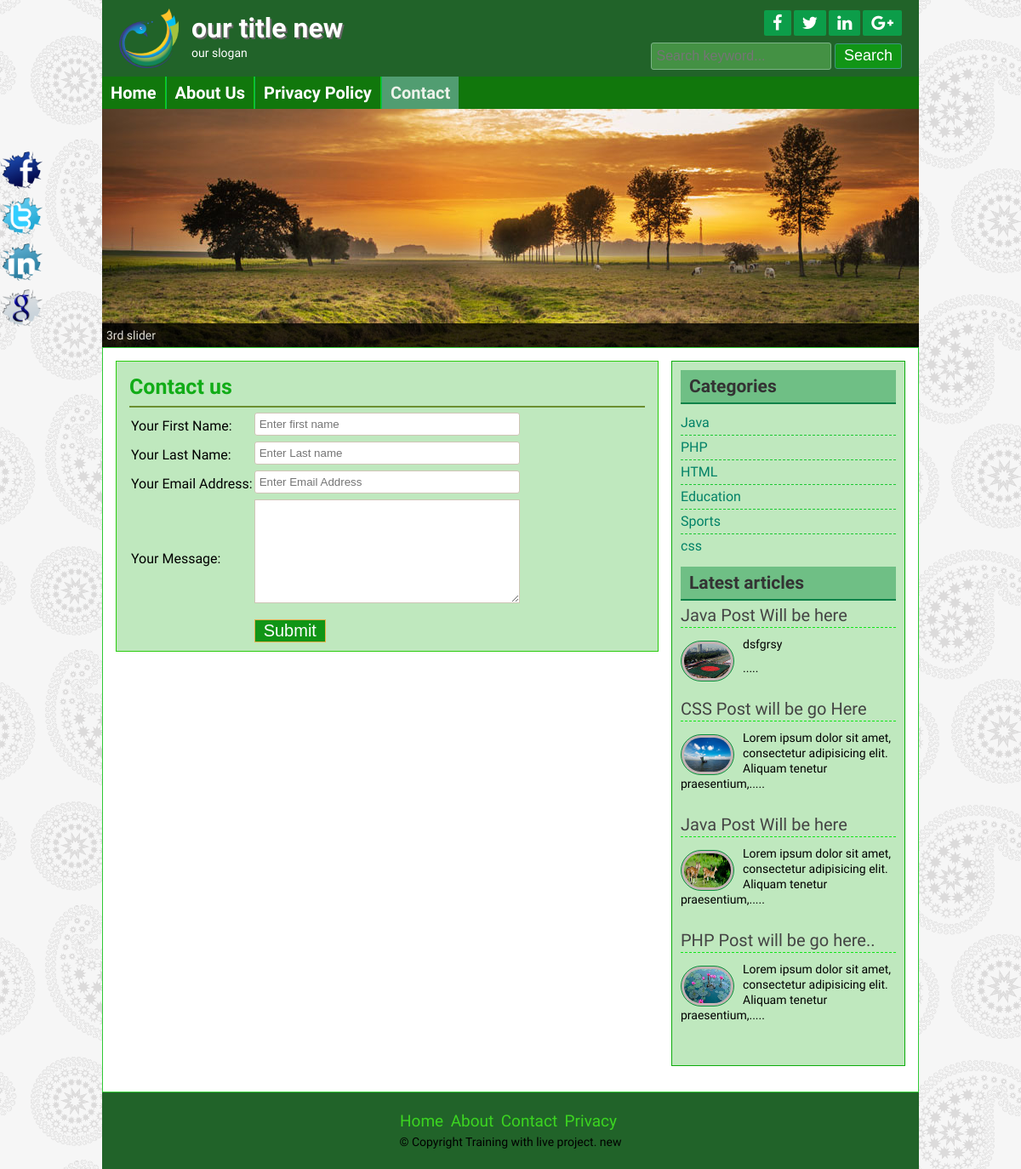
The page /contact.php on the database its author committed.
### tables this page shows
CREATE TABLE IF NOT EXISTS `title_slogan` (
  `id` int(11) NOT NULL AUTO_INCREMENT,
  `title` varchar(255) NOT NULL,
  `slogan` varchar(255) NOT NULL,
  `logo` varchar(255) NOT NULL,
  PRIMARY KEY (`id`)
);

CREATE TABLE IF NOT EXISTS `add_page` (
  `id` int(11) NOT NULL AUTO_INCREMENT,
  `name` varchar(255) NOT NULL,
  `body` text NOT NULL,
  PRIMARY KEY (`id`)
);

CREATE TABLE IF NOT EXISTS `tbl_category` (
  `id` bigint(20) NOT NULL AUTO_INCREMENT,
  `name` varchar(50) NOT NULL,
  PRIMARY KEY (`id`)
);

CREATE TABLE IF NOT EXISTS `tbl_post` (
  `id` int(11) NOT NULL AUTO_INCREMENT,
  `cat` bigint(20) DEFAULT NULL,
  `titel` varchar(255) NOT NULL,
  `body` text NOT NULL,
  `image` varchar(255) NOT NULL,
  `author` varchar(50) NOT NULL,
  `tags` varchar(255) NOT NULL,
  `date` timestamp NOT NULL,
  `userid` int(11) NOT NULL,
  PRIMARY KEY (`id`),
  KEY `tbl_post_cat_foreign` (`cat`)
);

CREATE TABLE IF NOT EXISTS `tbl_footer` (
  `id` int(11) NOT NULL AUTO_INCREMENT,
  `name` varchar(255) NOT NULL,
  PRIMARY KEY (`id`)
);

### lib/Database.php (called while the page is built, shortened)
<?php
Class Database{
	public $host   = DB_HOST;
	public $user   = DB_USER;
	public $pass   = DB_PASS;
	public $dbname = DB_NAME;
	public $link;
	public function connectDB(){
	$this->link = new mysqli($this->host, $this->user, $this->pass, $this->dbname);
 }
	public function select($sql){
		$result = $this->link->query($sql) or die($this->link->error.__LINE__);
		if($result->num_rows > 0){
			return $result;
		} else {
			return false;
		}
	}
}

### helpers/Format.php (called while the page is built, shortened)
<?php
$path=dirname(realpath(__FILE__));
include_once $path.'/../lib/Database.php';
class Format
{
	public function textShorten($text, $limit = 400){
		$text = $text." ";
		$text = substr($text,0,$limit);
		$text = substr($text, 0, strrpos($text," "));
		$text=$text.".....";
		return $text;
	}
	public function title(){
       $data=$_SERVER['SCRIPT_FILENAME'];
       $data=basename($data, '.php');
       $data = ucfirst($data);
      if ($data == 'Index') {
      	return "Home";
      }else{
      	return $data;
      }
	}
}
?>

### inc/slider.php (the view, shortened to what this page needs)
<div class="slidersection templete clear">
        <div id="slider">
        <?php
        $query="SELECT * from tbl_slider order by id desc";
      $category=$db->select($query);
      if ($category) {
       while ($result=$category->fetch_assoc()) {
        ?>
            <a href="#"><img src="admin/<?php echo $result['image'];
            ?>" /></a>
       <?php } }?>
        </div>
        </div>

### inc/header.php (shortened to what this page needs)
<?php
	$path= dirname(realpath(__FILE__));
	include $path.'/../lib/Database.php';
	include $path.'/../helpers/Format.php';
	$db = new Database();
	$fm = new Format();
?>
<!DOCTYPE html>
<html>
<head>
	<?php include 'scripts/css.php';?>
</head>
<body>
<div class="headersection templete clear">
<a href="index.php">
	<div class="logo">
		<?php
		$query="SELECT * from  title_slogan where id='1'";
		$result=$db->select($query);
		if ($result) {
			$data=$result->fetch_assoc();
			?>
			<img src="admin/<?php echo $data['logo'];?>" alt="Logo"/>
			<h2><?php echo $data['title'];?></h2>
			<p><?php echo $data['slogan'];?></p>
		<?php }?>
	</div>
</a>
<div class="social clear">
	<div class="icon clear">
		<a href="#" target="_blank"><i class="fa fa-facebook"></i></a>
		<a href="#" target="_blank"><i class="fa fa-twitter"></i></a>
		<a href="#" target="_blank"><i class="fa fa-linkedin"></i></a>
		<a href="#" target="_blank"><i class="fa fa-google-plus"></i></a>
	</div>
	<div class="searchbtn clear">
		<form action="search.php" method="GET">
			<input type="text" name="search" placeholder="Search keyword..."/>
			<input type="submit" name="submit" value="Search"/>
		</form>
	</div>
</div>
</div>
<div class="navsection templete">
<ul>
	<li><a  <?php if ($fm->title()=='Home') {
		echo 'id="active"';
	}?> href="index.php">Home</a></li>
	<?php
	$sql="SELECT * from add_page";
	$pages=$db->select($sql);
	if ($pages) {
		while ($result=$pages->fetch_assoc()) {
			?>
			<li><a <?php
			if (isset($_GET['pageid']) && $_GET['pageid']==$result['id']) {
				echo 'id="active"';
			}
			?> href="about.php?pageid=<?php echo $result['id'];?>"><?php echo $result['name'];?></a></li>
		<?php } }?>
		<li><a <?php if ($fm->title()=='Contact') {
			echo 'id="active"';
		}?> href="contact.php">Contact</a></li>
	</ul>
</div>

### inc/sidebar.php
<div class="sidebar clear">
	<div class="samesidebar clear">
		<h2>Categories</h2>
		<ul>
			<?php
			$query="SELECT * from tbl_category";
			$category = $db->select($query);
			if($category){
				while($result=$category->fetch_assoc()){
					?>
					<li><a href="posts.php?c=<?php echo $result['id'];?>"><?php echo $result['name'];?></a></li>
				<?php } } else { ?>
					<li>NO Category Created</a></li>
				<?php }?>
			</ul>
		</div>
		<div class="samesidebar clear">
			<h2>Latest articles</h2>
			<?php
			$query="SELECT * from tbl_post limit 5";
			$post=$db->select($query);
			if($post){
				while($result=$post->fetch_assoc()){
					?>
					<div class="popular clear">
						<h3><a href="post.php?id=<?php echo $result['id'];?>"> <?php echo $result['titel'];?></h3>
							<a href="post.php?id=<?php echo $result['id'];?>"><img src="admin/<?php echo $result['image'];?>" alt="post image"/> </a>
							<p><?php echo $fm->textShorten($result['body'],100); ?> </p>
						</div>
					<?php } } else { header ("location:404.php");}?>
				</div>
			</div>

### inc/footer.php (shortened to what this page needs)
</div>
	<div class="footersection templete clear">
	  <div class="footermenu clear">
		<ul>
			<li><a href="#">Home</a></li>
			<li><a href="#">About</a></li>
			<li><a href="#">Contact</a></li>
			<li><a href="#">Privacy</a></li>
		</ul>
	  </div>
    <?php
$query="SELECT * from tbl_footer where id='1' ";
$data=$db->select($query);
if ($data) {
    while ($result=$data->fetch_assoc()) {
?>
	  <p>&copy; <?php echo $result['name'];?> </p>
<?php } }?>
	</div>
	<div class="fixedicon clear">
		<a href="http://www.facebook.com"><img src="images/fb.png" alt="Facebook"/></a>
		<a href="http://www.twitter.com"><img src="images/tw.png" alt="Twitter"/></a>
		<a href="http://www.linkedin.com"><img src="images/in.png" alt="LinkedIn"/></a>
		<a href="http://www.google.com"><img src="images/gl.png" alt="GooglePlus"/></a>
	</div>
</body>
</html>

### css/nivo-slider.css (style rules this page uses)
.nivoSlider { position:relative; }
.nivoSlider a.nivo-imageLink { position:absolute; top:0px; left:0px; width:100%; height:100%; border:0; padding:0; margin:0; z-index:60; display:none; }

### style.css (style rules this page uses)
* { margin:0;padding:0;outline:0 }
body { font-family: 'Source Sans Pro', sans-serif;font-size:14px;line-height:18px;color:#000;background:url(images/bg.png)repeat fixed 0 0 #fff; }
.templete { width:960px;margin:0 auto; }
.clear { overflow: hidden; }
input[type="text"], input[type="email"] { border: 1px solid #cfc5b6; border-radius: 3px; margin-bottom: 5px; padding: 5px; width: 300px; }
input[type="submit"] { background: #b7801c none repeat scroll 0 0; border: 1px solid #e6af4b; color: #fff; cursor: pointer; font-size: 20px; padding: 1px 10px; }
.headersection { background: #ca932f none repeat scroll 0 0; color: #fff; }
.logo { float: left; width: 580px; }
.logo img { float: left; margin-right: 15px; padding-bottom: 10px; padding-left: 20px; padding-top: 10px; width: 70px; }
.logo h2 { color: #fff; font-size: 32px; margin-bottom: 11px; margin-top: 24px; text-shadow: 2px 2px 0 #666; }
.logo p { color:#fff; }
.social { float: right; margin-right: 20px; margin-top: 12px; text-align: right; width: 360px; }
.icon { float: right; }
.icon a { background: #a56e0a none repeat scroll 0 0; border-radius: 2px; color: #fff; display: block; float: left; font-size: 20px; margin-left: 3px; padding: 5px 10px; }
.searchbtn { float: right; margin-top: 8px; }
.searchbtn input[type="text"] { border: 1px solid #A56E0A; width: 200px; background: #FFE07C; font-size: 16px; height: 20px; }
.searchbtn input[type="submit"] { border: 1px solid #9d6602; border-radius: 3px; font-size: 18px; height: 30px; padding-left: 10px; padding-right: 10px; padding-top: 0; cursor: pointer; }
.navsection { background: none repeat scroll 0 0 #e6af4b; min-height: 38px; }
.navsection ul { margin:0;padding:0;list-style:none; }
.navsection ul li { border-left: 1px solid #fdc662; border-right: 1px solid #c18a26; display: block; float: left; position:relative; }
.navsection ul li:first-child { border-left: 0px solid #fdc662; }
.navsection ul li:last-child { border-right: 0px solid #c18a26; }
.navsection ul li a { color: #fff; display: block; font-size: 20px; font-weight: bold; padding: 10px; text-decoration: none; }
.navsection ul li a:hover, #active { background:#FEF4E5;color:#333; }
.sidebar { background: #fef4e5 none repeat scroll 0 0; border: 1px solid #ded4c5; float: right; margin-bottom: 15px; margin-top: 0; padding: 10px; width: 253px; }
.samesidebar { margin-bottom: 10px; }
.samesidebar h2 { background: #e6af4b none repeat scroll 0 0; border-bottom: 2px solid #b7801c; color: #333; margin-bottom: 8px; padding: 10px; }
.samesidebar ul { padding:0;margin:0;list-style:none; }
.samesidebar ul li { border-bottom: 1px dashed #e9c05c; font-size: 16px; padding: 5px 8px 5px 0; }
.samesidebar ul li:last-child { border-bottom: 0px dashed #e9c05c; }
.samesidebar ul li a { color: #814a00; text-decoration: none; }
.samesidebar p { margin-bottom: 10px; }
.popular { margin-bottom: 20px; }
.popular h3 { border-bottom: 1px dashed #b7801c; font-size: 20px; font-weight: normal; margin-bottom: 10px; padding-bottom: 5px; }
.popular h3 a { text-decoration:none;color:#444 }
.popular img { background: #fff none repeat scroll 0 0; border: 1px solid #f6bf5b; border-radius: 30px; float: left; height: 40px; margin-right: 10px; margin-top: 5px; padding: 3px; width: 55px; }
.footersection { height:90px;background:#B7801C;text-align:center }
.footermenu { margin-top: 25px; margin-bottom: 5px; }
.footermenu ul { padding:0;margin:0;list-style:none;text-align:center; }
.footermenu ul li { display:inline-block; }
.footermenu ul li a { color: #E6AF4B; font-size: 19px; margin-right: 5px; text-decoration: none; }
.fixedicon { left: 0; position: fixed; top: 175px; width: 60px; }
.fixedicon img { width: 50px; }

### rows shown on the page
title_slogan: logo (picture), title "our title new", slogan "our slogan"
add_page: name "About Us"
add_page: name "Privacy Policy"
tbl_category: name "Java"
tbl_category: name "PHP"
tbl_category: name "HTML"
tbl_category: name "Education"
tbl_category: name "Sports"
tbl_category: name "css"
tbl_post: titel "Java Post Will be here", image (picture), body "dsfgrsy ....."
tbl_post: titel "CSS Post will be go Here", image (picture), body "Lorem ipsum dolor sit amet, consectetur adipisicing elit. Aliquam tenetur praesentium,....."
tbl_post: titel "Java Post Will be here", image (picture), body "Lorem ipsum dolor sit amet, consectetur adipisicing elit. Aliquam tenetur praesentium,....."
tbl_post: titel "PHP Post will be go here..", image (picture), body "Lorem ipsum dolor sit amet, consectetur adipisicing elit. Aliquam tenetur praesentium,....."
tbl_footer: name "Copyright Training with live project. new"
